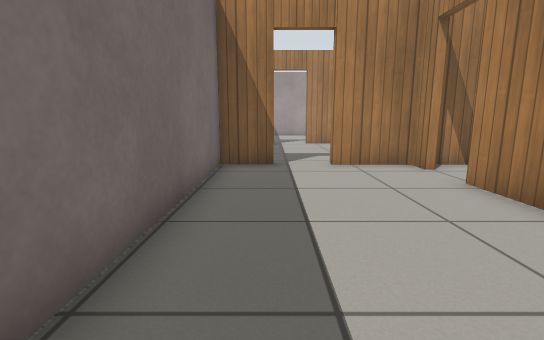
view 1 (above)

17 first-person views from a walk through a world built for the Gazebo simulator. The camera is 0.72 m above the floor, tilts 10° down and sees 85° across. The floor is counted in squares, 0.5 m on a side. Each view is taken from the middle of a square. On the plan, view 1 faces up. The plan holds only what a view shows up to about 14 squares ahead; the rest is blank. Simple patterns stand in for the simulator's built-in surfaces.

view 2
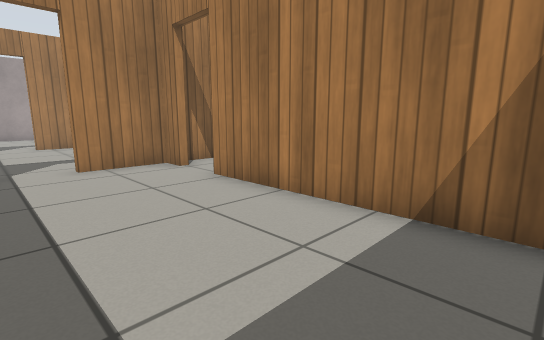

view 3
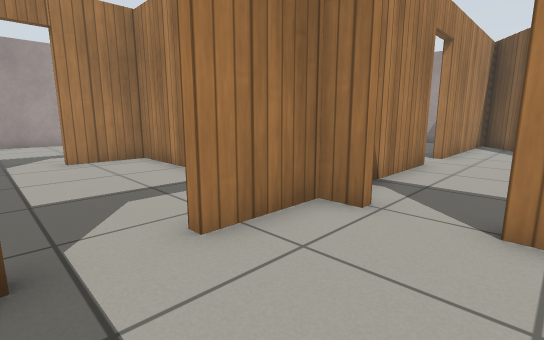

view 4
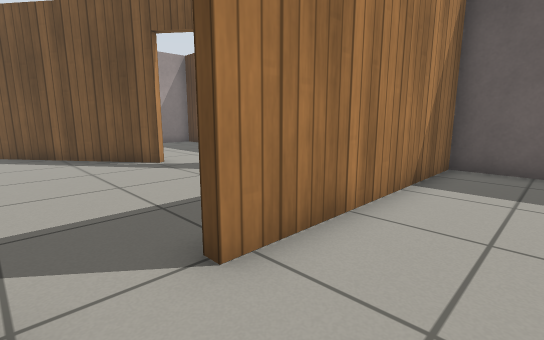

view 5
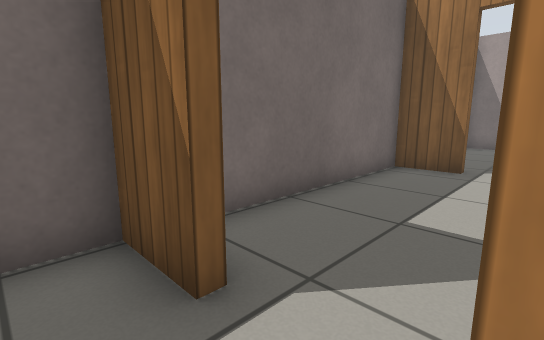

view 6
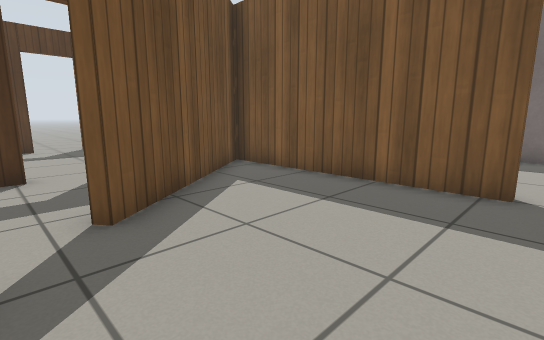

view 7
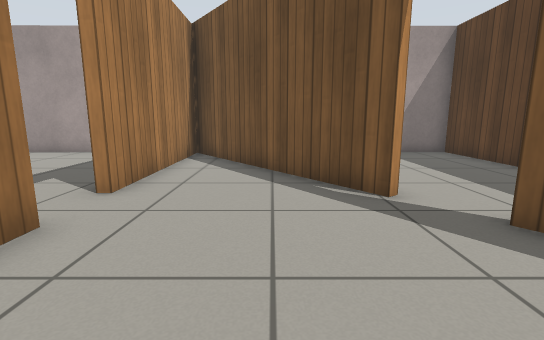

view 8
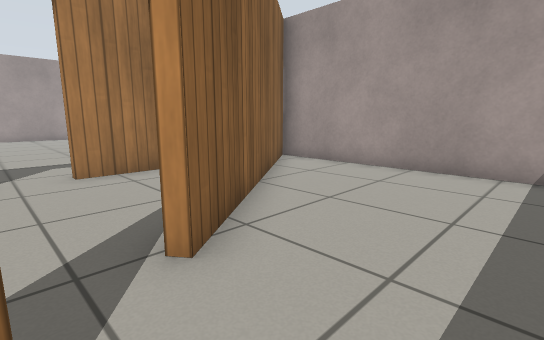

view 9
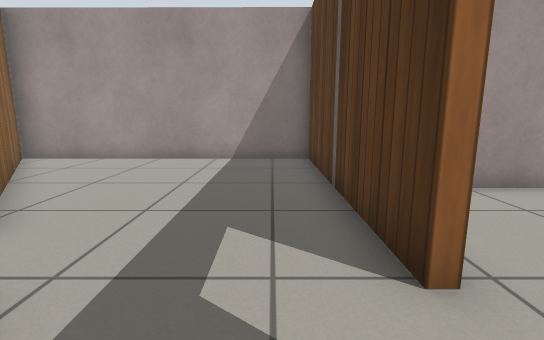

view 10
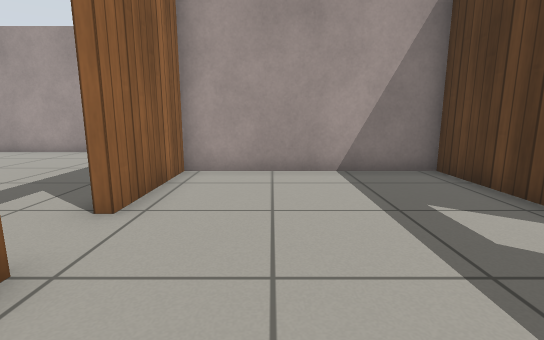

view 11
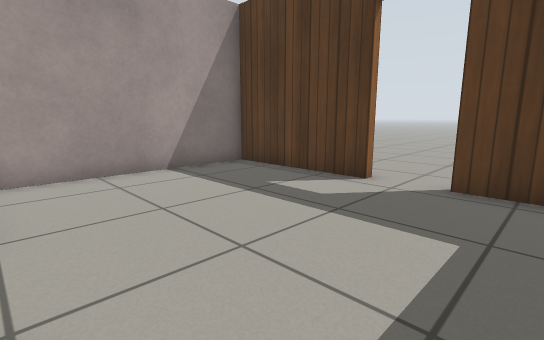

view 12
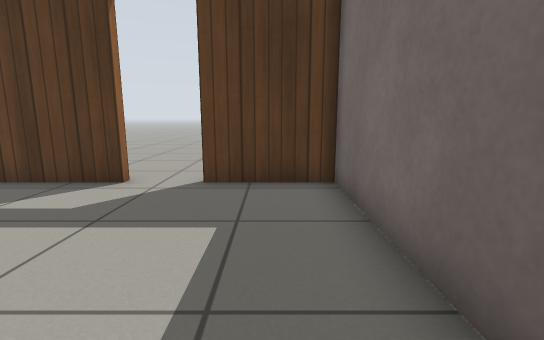

view 13
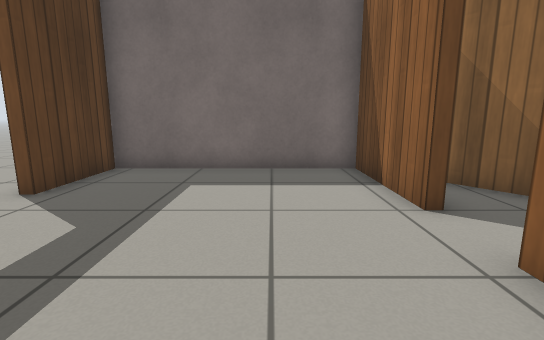

view 14
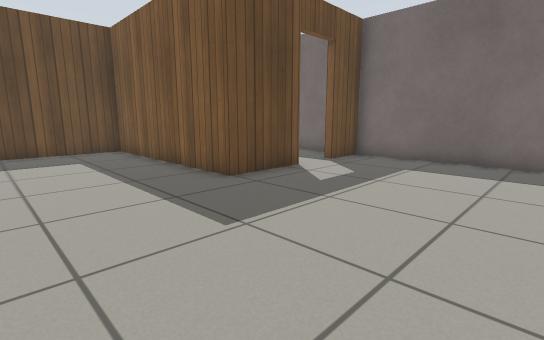

view 15
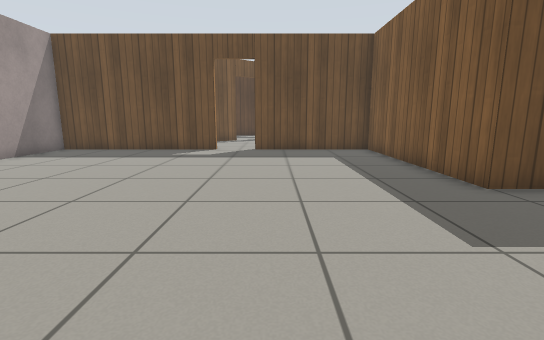

view 16
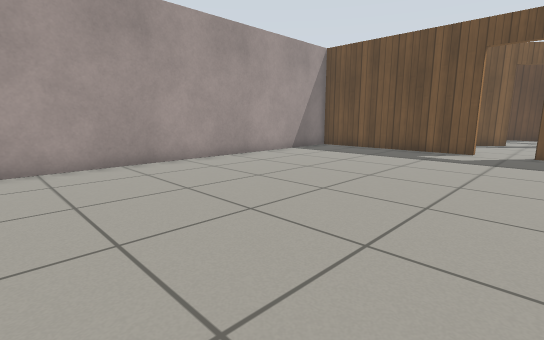

view 17
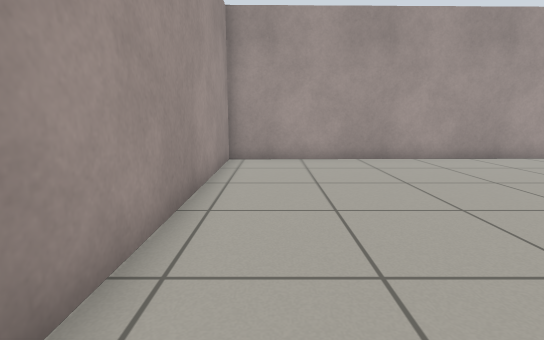

### Floor plan
Points are (right, up) in squares from view 1. A wall is a line through its corners. A room is listed if a view was taken in it or the views show most of it. See-through windows are left out.
Room 1 (views 1, 2, 3, 4, 5)
walls: (0, 9.1) (-1.6, 9.1) (-1.6, 1.5); (4.3, 8.1) (4.3, 9.1) (1.8, 9.1); (2.3, -1.3) (4.6, -1.3); (4.6, -1.2) (5.7, -0.4); (4.3, -1.6) (4.3, 6.5)
ways out: open door at (4.3, 7.3) to room 2; open door at (0.5, 9) to room 6
Room 2 (views 6, 7)
walls: (11.3, 3.8) (17, 8.2); (9.9, 9.1) (5, 9.1); (4.6, 6.5) (4.6, -1.2); (5.7, -0.4) (9.9, 2.8); (18.2, 9.1) (11.6, 9.1)
ways out: open door at (4.3, 7.3) to room 1; open door at (10.7, 3.3) to room 3; open door at (10.5, 9) to room 5
Room 3 (views 8, 9)
walls: (10.3, -1.3) (18.7, -1.3) (18.5, 8.9) (11.4, 3.6); (7.7, 0.8) (6.4, -0.1)
ways out: open door at (10.7, 3.3) to room 2; open door at (9.5, -1.5) to room 4
Room 4 (views 10, 11, 12, 13)
walls: (8.6, -1.6) (4.3, -1.6); (9.3, -8.5) (14, -8.5) (14, -1.6) (10.3, -1.6); (4.6, -1.3) (4.6, -8.5) (7.5, -8.5)
ways out: open door at (9.5, -1.5) to room 3; open door at (8.5, -9)
Room 5 (views 14, 15, 16, 17)
walls: (1.9, 17.1) (4.6, 17.1) (4.6, 9.4) (9.9, 9.4); (11.6, 9.4) (18.5, 9.4) (18.3, 24.5) (9.4, 24.5); (2.2, 24.5) (-1.5, 24.5); (17, 8.2) (18.2, 9.1); (-1.6, 22.6) (-1.6, 17.1) (0.1, 17.1)
ways out: open door at (10.5, 9) to room 2; open door at (1, 17) to room 6
Room 6 (no view inside)
walls: (4.3, 13.9) (4.3, 16.8) (1.9, 16.8); (0.1, 16.8) (-1.6, 16.8) (-1.6, 10.5)
ways out: open door at (0.5, 9) to room 1; open door at (1, 17) to room 5

Positions as (right, up) in squares from view 1, and headings:
1: (0, 0), facing up
2: (0, 0), facing up-right
3: (0, 6), facing up-right
4: (2, 8), facing down-right
5: (2, 8), facing up-left
6: (11, 7), facing down-left
7: (6, 6), facing right
8: (10, 1), facing up-right
9: (8, 0), facing right
10: (6, -4), facing right
11: (6, -2), facing down-right
12: (6, -2), facing down
13: (13, -4), facing left
14: (9, 23), facing down-left
15: (9, 23), facing down
16: (9, 23), facing down-right
17: (8, 23), facing right
